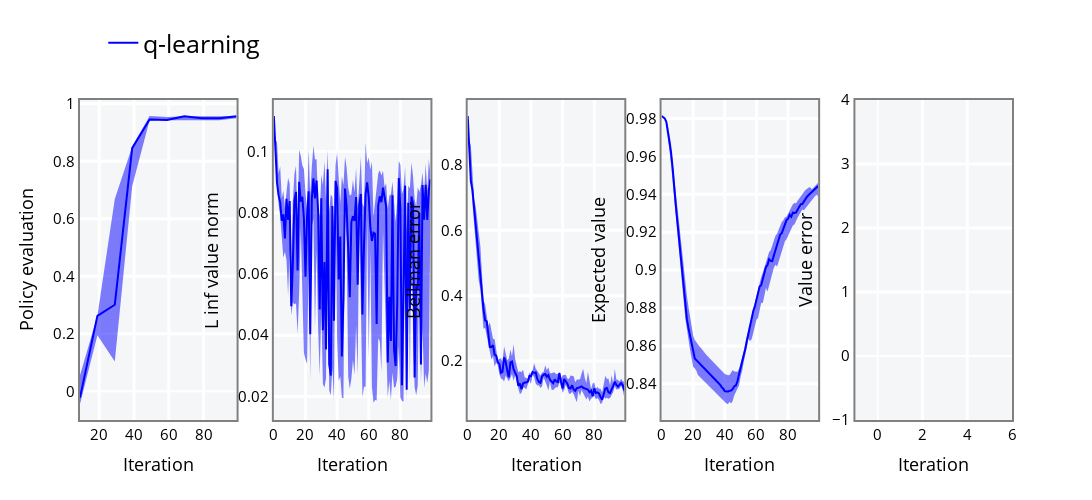

Notebook source saved alongside this figure:
### Markdown cell above
### Visualize

### Code cell
from itertools import chain
import pandas as pd
from plot_util import make_figure


# Make dataframe from the metrics
percentile = 25

index = pd.MultiIndex.from_product(
    [["gridworld"], ["q-learning"], list(range(args["train_loop"]["n_steps"]))],
    names=["ENV", "ALG", "STEP"])
columns = pd.MultiIndex.from_product(
    [metrics._fields, ["low", "med", "high"]],
    names=["METRIC", "PERCENTILE"])

data = []
for name in metrics._fields:
    values = getattr(metrics, name)
    if values.ndim == 1:
        values = values.reshape(1, -1)
    percentiles = jnp.nanpercentile(
        values, q=jnp.array([percentile, 50, 100 - percentile]), axis=0)
    data.append(percentiles)


df = pd.DataFrame(data=jnp.stack(list(chain(*data)), axis=1), columns=columns, index=index)

# Generate the figure
make_figure(df.loc["gridworld"])
